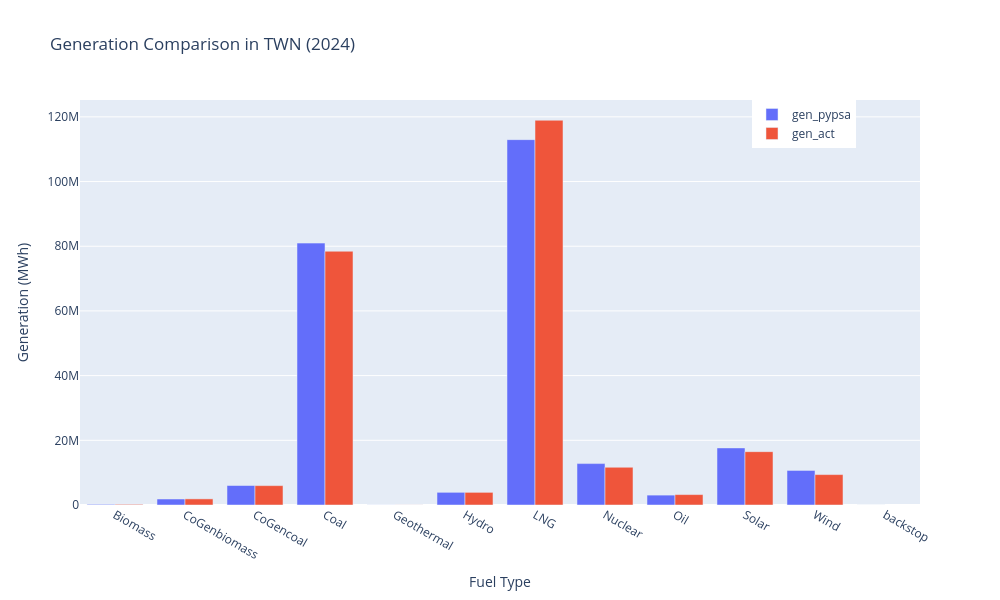

This figure's notebook cell:
### Code cell
# --- CALIBRATION 1A: Yearly GENERATION 2024- actual data vs model --- #

gen_act = df.loc[df['datetime'].dt.year == 2024].copy()
gen_act['datetime'] = pd.to_datetime(gen_act['datetime'], format='%d-%m-%Y %H:%M:%S')
gen_act.set_index('datetime', inplace=True)
gen_act.sort_index(inplace=True)

# Select relevant columns and rename them
gen_act = gen_act[['production_nuclear',
                   'production_geothermal', 
                   'production_biomass', 
                   'production_coal',
                   'production_wind', 
                   'production_solar', 
                   'production_hydro',
                   'production_gas', 
                   'production_oil', 
                   'production_unknown',
]]

# Rename columns to match the model's output
gen_act.rename(columns={
    'production_nuclear': 'Nuclear',
    'production_geothermal': 'Geothermal',
    'production_biomass': 'Biomass',
    'production_coal': 'Coal',
    'production_wind': 'Wind',
    'production_solar': 'Solar',
    'production_hydro': 'Hydro',
    'production_gas': 'LNG',
    'production_oil': 'Oil',
    'production_unknown': 'CoGen'
}, inplace=True)

gen_act['CoGencoal'] = gen_act['CoGen']*0.76
gen_act['CoGenbiomass'] = gen_act['CoGen']*0.24
gen_act.drop(columns=['CoGen'], inplace=True)

# Pypsa results
gen_pypsa = (
    n
    .generators_t
    .p
    .groupby(by=[n.generators.carrier],axis=1)
    .sum().sum()
    .to_frame().reset_index().rename(columns={'carrier':'Fuel', 0:'gen_pypsa'})
)

gen_act = gen_act.sum().to_frame().reset_index().rename(columns={'index':'Fuel', 0:'gen_act'})

# Combine both
gen = gen_pypsa.merge(gen_act,how='outer',on='Fuel')

fig = px.bar(
    gen, 
    x="Fuel",
    y=["gen_pypsa", "gen_act"],
    barmode="group",
    labels={"value": "Generation (MWh)", 
            "variable": "Generation"},
    title="Generation Comparison in TWN (2024)"
)

fig.update_layout(
    width=1000,
    height=600,
    xaxis_title='Fuel Type',
    yaxis_title='Generation (MWh)',
    legend=dict(title='', x=0.8, y=1)
)

fig.show()

### Figure 1 — Plotly figure (JSON) as saved in the notebook; plotly's stock layout.template omitted (floating-point values rounded to 4 significant figures)
{"data": [{"alignmentgroup": "True", "hovertemplate": "Generation=gen_pypsa<br>Fuel=%{x}<br>Generation (MWh)=%{y}<extra></extra>", "legendgroup": "gen_pypsa", "marker": {"color": "#636efa", "pattern": {"shape": ""}}, "name": "gen_pypsa", "offsetgroup": "gen_pypsa", "orientation": "v", "showlegend": true, "textposition": "auto", "type": "bar", "x": ["Biomass", "CoGenbiomass", "CoGencoal", "Coal", "Geothermal", "Hydro", "LNG", "Nuclear", "Oil", "Solar", "Wind", "backstop"], "xaxis": "x", "y": [190800.0, 1853000.0, 6028000.0, 80960000.0, 19340.0, 3918000.0, 113000000.0, 12810000.0, 3056000.0, 17650000.0, 10680000.0, 0.0], "yaxis": "y"}, {"alignmentgroup": "True", "hovertemplate": "Generation=gen_act<br>Fuel=%{x}<br>Generation (MWh)=%{y}<extra></extra>", "legendgroup": "gen_act", "marker": {"color": "#EF553B", "pattern": {"shape": ""}}, "name": "gen_act", "offsetgroup": "gen_act", "orientation": "v", "showlegend": true, "textposition": "auto", "type": "bar", "x": ["Biomass", "CoGenbiomass", "CoGencoal", "Coal", "Geothermal", "Hydro", "LNG", "Nuclear", "Oil", "Solar", "Wind", "backstop"], "xaxis": "x", "y": [191300.0, 1891000.0, 5989000.0, 78450000.0, 19390.0, 3908000.0, 119000000.0, 11660000.0, 3218000.0, 16490000.0, 9405000.0, NaN], "yaxis": "y"}], "layout": {"barmode": "group", "height": 600, "legend": {"title": {"text": ""}, "tracegroupgap": 0, "x": 0.8, "y": 1}, "title": {"text": "Generation Comparison in TWN (2024)"}, "width": 1000, "xaxis": {"anchor": "y", "domain": [0, 1], "title": {"text": "Fuel Type"}}, "yaxis": {"anchor": "x", "domain": [0, 1], "title": {"text": "Generation (MWh)"}}}}
